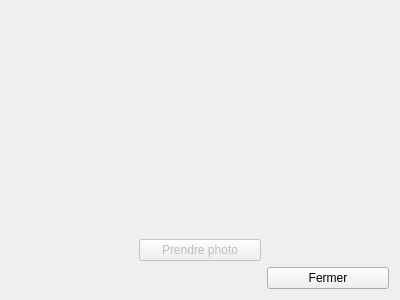
<?xml version="1.0" encoding="UTF-8"?>
<ui version="4.0">
 <class>WebcamWindow</class>
 <widget class="QDialog" name="WebcamWindow">
  <property name="geometry">
   <rect>
    <x>0</x>
    <y>0</y>
    <width>400</width>
    <height>300</height>
   </rect>
  </property>
  <property name="windowTitle">
   <string>Dialog</string>
  </property>
  <layout class="QGridLayout" name="gridLayout">
   <item row="0" column="0" colspan="3">
    <widget class="QLabel" name="image">
     <property name="text">
      <string/>
     </property>
    </widget>
   </item>
   <item row="2" column="0" colspan="2">
    <spacer name="horizontalSpacer">
     <property name="orientation">
      <enum>Qt::Horizontal</enum>
     </property>
     <property name="sizeHint" stdset="0">
      <size>
       <width>40</width>
       <height>20</height>
      </size>
     </property>
    </spacer>
   </item>
   <item row="1" column="1">
    <widget class="QPushButton" name="button_photo">
     <property name="enabled">
      <bool>false</bool>
     </property>
     <property name="text">
      <string>Prendre photo</string>
     </property>
    </widget>
   </item>
   <item row="2" column="2">
    <widget class="QPushButton" name="button_fermer">
     <property name="text">
      <string>Fermer</string>
     </property>
    </widget>
   </item>
  </layout>
 </widget>
 <resources/>
 <connections/>
</ui>
